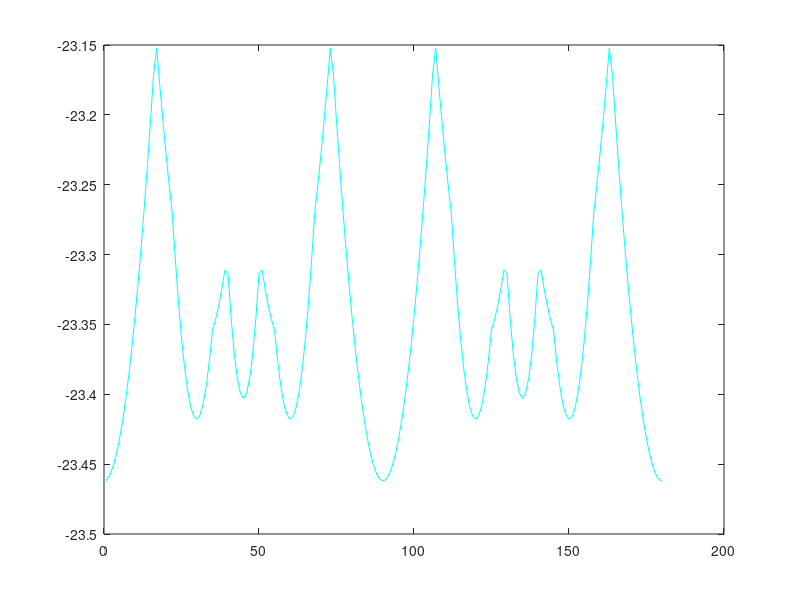

The MATLAB script that drew this image:
%optimum subarray versus the elevation angle
clear;
clc;

N1 = 5;
N2 = 5;
K = 10;
lambda = 1;
d = lambda/2;
k0 = 2*pi/lambda;
n = -(N1-1)/2:1:(N1-1)/2;
m = [-(N2-1)/2:1:(N2-1)/2]';
mn = [];
for i = 1:N1
    mn = [mn;[n(i)*ones(N2,1),m]]; %mn is the position vector of N*N/2 by 2 dimension
end

%define the array position matrix
dx = d*mn(:,1);
dy = d*mn(:,2);
dxx = dx.*dx;
dyy = dy.*dy;
dxy = dx.*dy;

%generate the arraival direction
theta_s = 10*pi/180;
phi_s = [0:1:180]*pi/180;

snr = 10; %signal to noise ratio

%read the optimum configuration corresponding to each azimuth angle
load('P_1.mat');

e = ones(1,K);
rho = 10^(snr/10);

mse_theta_ot = zeros(length(phi_s),1);
mse_phi_ot = zeros(length(phi_s),1);

for i = 1:length(phi_s)
    
    P_o = P_1(:,:,i);

    mse_theta_ot(i) = (1+K*rho)./(2*K*(rho.^2)*(4*pi*pi/lambda/lambda)*(cos(theta_s).^2))...
             *(d*d*e*(P_o(:,1).^2)*(sin(phi_s(i)).^2)+d*d*e*(P_o(:,2).^2)*(cos(phi_s(i)).^2)...
             -d*d*e*(P_o(:,1).*P_o(:,2))*sin(2*phi_s(i)))/(d*d*e*(P_o(:,1).^2)*d*d*e*(P_o(:,2).^2)...
             -d*d*e*(P_o(:,1).*P_o(:,2))*d*d*e*(P_o(:,1).*P_o(:,2)));
    mse_phi_ot(i) = (1+K*rho)./(2*K*(rho.^2)*(4*pi*pi/lambda/lambda)*(sin(theta_s).^2))...
             *(d*d*e*(P_o(:,1).^2)*(cos(phi_s(i)).^2)+d*d*e*(P_o(:,2).^2)*(sin(phi_s(i)).^2)...
             +d*d*e*(P_o(:,1).*P_o(:,2))*sin(2*phi_s(i)))/(d*d*e*(P_o(:,1).^2)*d*d*e*(P_o(:,2).^2)...
             -d*d*e*(P_o(:,1).*P_o(:,2))*d*d*e*(P_o(:,1).*P_o(:,2)));
end
plot(phi_s*180/pi,10*log10(mse_phi_ot+mse_theta_ot),'c');










